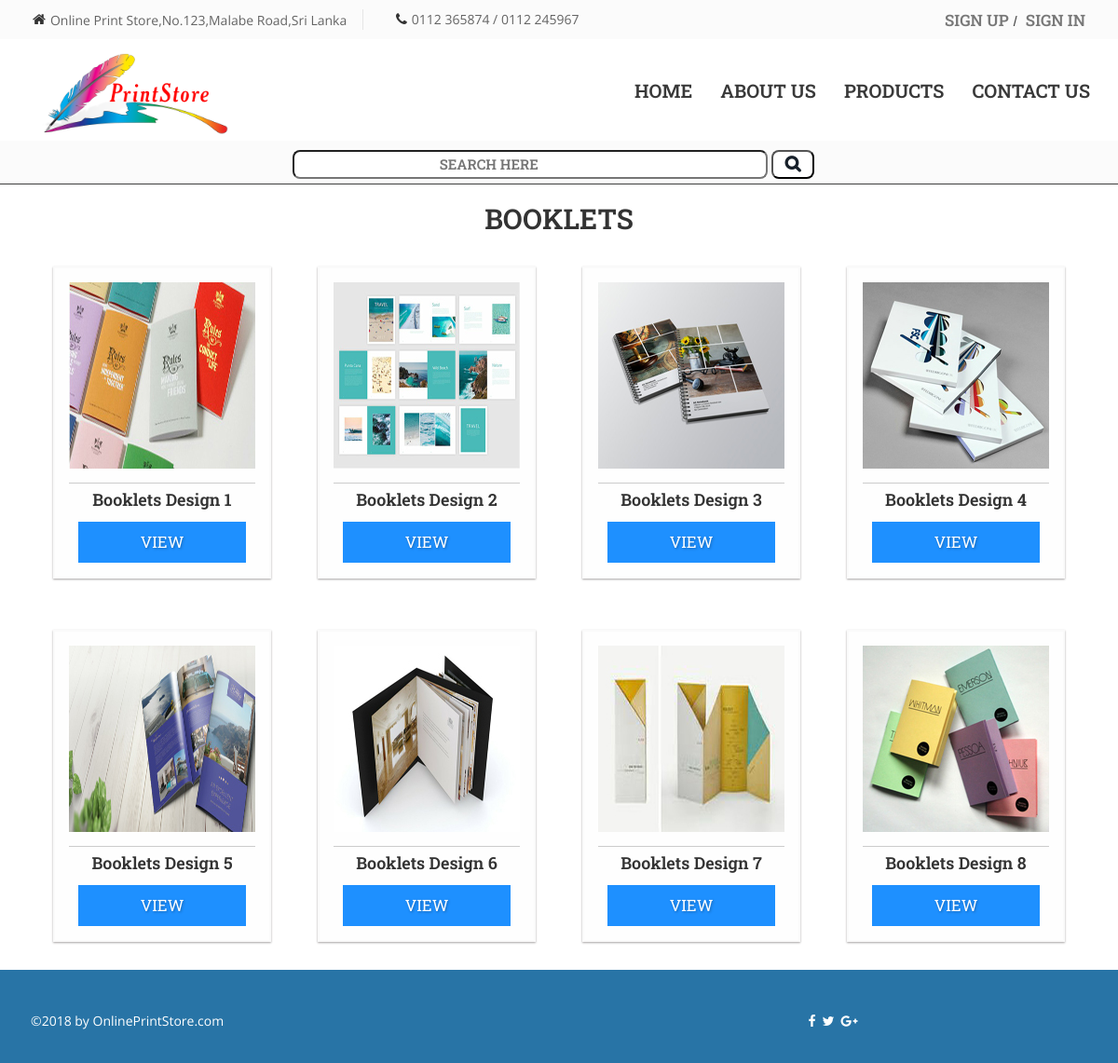
Screenshot of /products_Booklets.php with the database file from the repository.
### tables this page shows
CREATE TABLE `products` (
  `id` int(11) NOT NULL,
  `category` varchar(256) NOT NULL,
  `p_name` varchar(256) NOT NULL,
  `image` varchar(256) NOT NULL,
  `price` double NOT NULL
);

### products_Booklets.php (the view, shortened to what this page needs)
<?php
	include_once 'header.php';
	$connect = mysqli_connect("localhost","root","","onlineprintstore");
?>
<?php
	$dynamicList = "";
	$sql = "SELECT * FROM products WHERE category='Booklets' ORDER BY id ASC
	";
	$result = mysqli_query($connect, $sql);
	$resultCheck = mysqli_num_rows($result);
	if ($resultCheck > 0){
		while($row = mysqli_fetch_assoc($result)){
			$product_id = $row["id"];
			$product_name = $row["p_name"];
			$image = $row["image"];
			$dynamicList .='<figure>
			<img src="'.$image.'">
			<figcaption>'.$product_name.'</figcaption>
			<a class="button" href="view-product.php?id='.$product_id.'">View</a>
			</figure>';
		}
	}
?>
<html>
<head>
	<link rel="stylesheet" type="text/css" href="css/product.css">
</head>
       <section id="main-sec">
			<div id="wrap">
				<div align="center" class="container">
					<h2 align="center">Booklets</h2>
					<div id="columns" class="columns_5">
					<?php echo $dynamicList; ?>
					</div>
				</div>
			</div>
		</section>
        <section id="footer">
            <div class="container">
                <div class="row text-center">
                    <div class="col-md-6">
                        <div class="copyright">
                            <p>&COPY;2018 by OnlinePrintStore.com</p>
                        </div>
                    </div>
                    <div class="col-md-6">
                        <div class="designer">
                            <a href="https://www.facebook.com/" target="_blank"><i class="fa fa-facebook"></i></a>
                            <a href="https://twitter.com/" target="_blank"><i class="fa fa-twitter"></i></a>
                            <a href="https://gmail.com/" target="_blank"><i class="fa fa-google-plus"></i></a>
                        </div>
                    </div>
                </div>
            </div>
        </section>
    </body>
</html>

### css/style.css (style rules this page uses)
img { max-width: 100%; height: auto; }
* { box-sizing: border-box; }
body { font-family: Verdana, sans-serif; }
img { vertical-align: middle; }
#footer { min-height: 100px; background: #2874A6; color: #fff; }
#footer .copyright, #footer .designer { padding-top: 45px; font-size: 14px; }
#footer .copyright p { text-align: left; }
#footer .copyright p, #footer .copyright p span a, #footer .designer p, #footer .designer a { font-size: 14px; color: #ffffff; font-family: 'Open Sans', sans-serif; padding-left: 3px; }

### css/register.css (style rules this page uses)
h2 { text-transform: uppercase; font-weight: 600; font-family: 'Roboto Slab', serif; text-decoration:none; }

### css/product.css (style rules this page uses)
div#columns figure { display: inline-block; background: #FEFEFE; border: 2px solid #FAFAFA; box-shadow: 0 1px 2px rgba(34, 25, 25, 0.4); margin: 25px; padding: 15px; padding-bottom: 5px; opacity: 1; transition: all .3s ease; margin-bottom:30px; }
div#columns figure img { width: 100%; border-bottom: 1px solid #ccc; padding-bottom: 15px; margin-bottom: 5px; }
div#columns figure figcaption { text-align:center; font-weight: 600; font-size: 18px; font-family: 'Roboto Slab', serif; }
a.button { padding:10px; background:dodgerblue; margin:10px; display:block; text-align:center; color:#fff; transition:all 1s linear; text-decoration:none; text-shadow:1px 1px 3px rgba(0,0,0,0.3); font-size: 17px; text-transform: uppercase; font-weight: 400; font-family: 'Roboto Slab', serif; }

### rows the page displays
products: image (picture), p_name "Booklets Design 1"
products: image (picture), p_name "Booklets Design 2"
products: image (picture), p_name "Booklets Design 3"
products: image (picture), p_name "Booklets Design 4"
products: image (picture), p_name "Booklets Design 5"
products: image (picture), p_name "Booklets Design 6"
products: image (picture), p_name "Booklets Design 7"
products: image (picture), p_name "Booklets Design 8"
